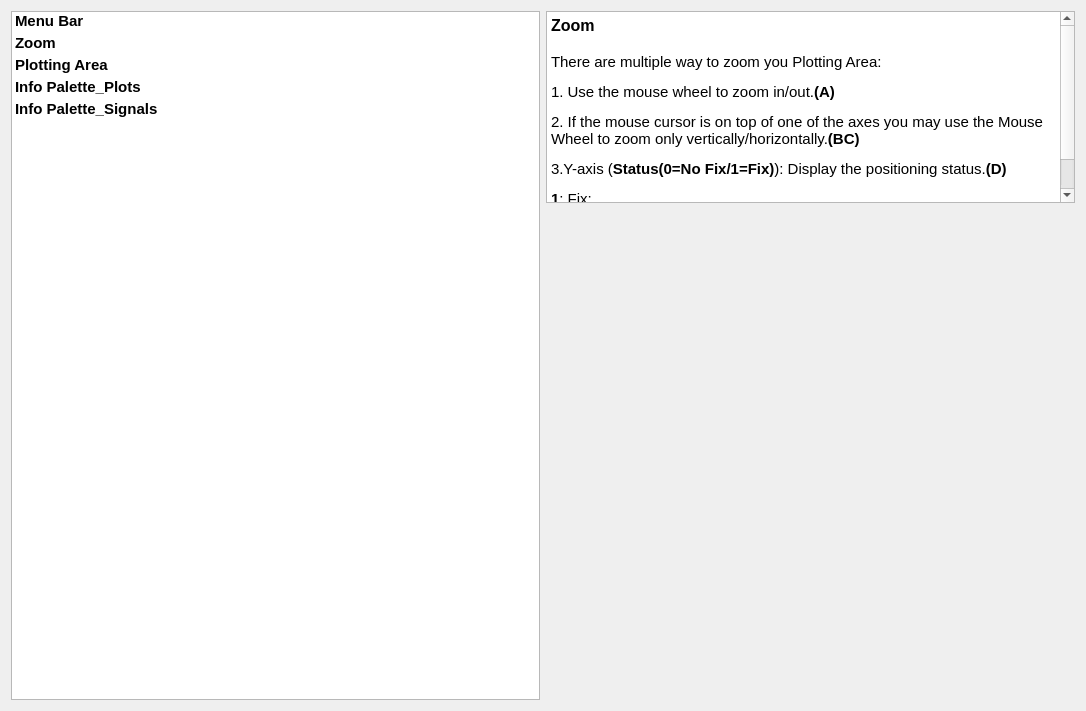
<?xml version="1.0" encoding="UTF-8"?>
<ui version="4.0">
 <class>infoDialog</class>
 <widget class="QDialog" name="infoDialog">
  <property name="geometry">
   <rect>
    <x>0</x>
    <y>0</y>
    <width>1086</width>
    <height>711</height>
   </rect>
  </property>
  <property name="windowTitle">
   <string>Dialog</string>
  </property>
  <layout class="QGridLayout" name="gridLayout">
   <item row="0" column="0">
    <widget class="QListWidget" name="listWidget">
     <property name="font">
      <font>
       <family>Arial</family>
       <pointsize>11</pointsize>
       <weight>75</weight>
       <bold>true</bold>
      </font>
     </property>
     <property name="verticalScrollBarPolicy">
      <enum>Qt::ScrollBarAsNeeded</enum>
     </property>
     <property name="horizontalScrollBarPolicy">
      <enum>Qt::ScrollBarAsNeeded</enum>
     </property>
     <property name="spacing">
      <number>2</number>
     </property>
     <property name="gridSize">
      <size>
       <width>196</width>
       <height>22</height>
      </size>
     </property>
     <item>
      <property name="text">
       <string>Menu Bar</string>
      </property>
     </item>
     <item>
      <property name="text">
       <string>Zoom</string>
      </property>
     </item>
     <item>
      <property name="text">
       <string>Plotting Area</string>
      </property>
     </item>
     <item>
      <property name="text">
       <string>Info Palette_Plots</string>
      </property>
     </item>
     <item>
      <property name="text">
       <string>Info Palette_Signals</string>
      </property>
     </item>
    </widget>
   </item>
   <item row="0" column="1">
    <widget class="QStackedWidget" name="stackedWidget">
     <property name="currentIndex">
      <number>1</number>
     </property>
     <widget class="QWidget" name="page_1">
      <property name="font">
       <font>
        <family>Arial</family>
       </font>
      </property>
      <layout class="QVBoxLayout" name="verticalLayout" stretch="0,1">
       <property name="leftMargin">
        <number>0</number>
       </property>
       <property name="topMargin">
        <number>0</number>
       </property>
       <property name="rightMargin">
        <number>0</number>
       </property>
       <property name="bottomMargin">
        <number>0</number>
       </property>
       <item>
        <widget class="QTextBrowser" name="textBrowser">
         <property name="html">
          <string>&lt;!DOCTYPE HTML PUBLIC &quot;-//W3C//DTD HTML 4.0//EN&quot; &quot;http://www.w3.org/TR/REC-html40/strict.dtd&quot;&gt;
&lt;html&gt;&lt;head&gt;&lt;meta name=&quot;qrichtext&quot; content=&quot;1&quot; /&gt;&lt;style type=&quot;text/css&quot;&gt;
p, li { white-space: pre-wrap; }
&lt;/style&gt;&lt;/head&gt;&lt;body style=&quot; font-family:'Arial'; font-size:9pt; font-weight:400; font-style:normal;&quot;&gt;
&lt;p style=&quot; margin-top:0px; margin-bottom:0px; margin-left:0px; margin-right:0px; -qt-block-indent:0; text-indent:0px;&quot;&gt;&lt;span style=&quot; font-family:'Arial','sans-serif'; font-size:12pt; font-weight:600;&quot;&gt;Menu Bar&lt;/span&gt;&lt;/p&gt;
&lt;p style=&quot;-qt-paragraph-type:empty; margin-top:0px; margin-bottom:0px; margin-left:0px; margin-right:0px; -qt-block-indent:0; text-indent:0px; font-family:'Ubuntu'; font-size:11pt;&quot;&gt;&lt;br /&gt;&lt;/p&gt;
&lt;p style=&quot; margin-top:0px; margin-bottom:0px; margin-left:0px; margin-right:0px; -qt-block-indent:0; text-indent:0px;&quot;&gt;&lt;span style=&quot; font-family:'Arial','sans-serif'; font-size:10.5pt; font-weight:600;&quot;&gt;File&lt;/span&gt;&lt;/p&gt;
&lt;p style=&quot; margin-top:0px; margin-bottom:0px; margin-left:0px; margin-right:0px; -qt-block-indent:0; text-indent:0px;&quot;&gt;&lt;span style=&quot; font-family:'Arial','sans-serif'; font-size:10.5pt; font-weight:600;&quot;&gt;Open File&lt;/span&gt;&lt;span style=&quot; font-family:'Arial','sans-serif'; font-size:10.5pt;&quot;&gt;: Opens the target file and trigger parsing.&lt;/span&gt;&lt;/p&gt;
&lt;p style=&quot; margin-top:0px; margin-bottom:0px; margin-left:0px; margin-right:0px; -qt-block-indent:0; text-indent:0px;&quot;&gt;&lt;span style=&quot; font-family:'Arial','sans-serif'; font-size:10.5pt; font-weight:600;&quot;&gt;Shortcut: Ctrl + O&lt;/span&gt;&lt;/p&gt;
&lt;p style=&quot; margin-top:0px; margin-bottom:0px; margin-left:0px; margin-right:0px; -qt-block-indent:0; text-indent:0px;&quot;&gt;&lt;span style=&quot; font-family:'Arial','sans-serif'; font-size:10.5pt; font-weight:600; font-style:italic;&quot;&gt;Note: &lt;/span&gt;&lt;span style=&quot; font-family:'Arial','sans-serif'; font-size:10.5pt;&quot;&gt;When the incoming log can not be parsed, it will pop-up a window to prompt file open error.&lt;/span&gt;&lt;span style=&quot; font-family:'SimSun';&quot;&gt; &lt;/span&gt;&lt;/p&gt;
&lt;p style=&quot; margin-top:0px; margin-bottom:0px; margin-left:0px; margin-right:0px; -qt-block-indent:0; text-indent:0px;&quot;&gt;&lt;span style=&quot; font-family:'Arial','sans-serif'; font-size:10.5pt; font-weight:600;&quot;&gt;Save&lt;/span&gt;&lt;span style=&quot; font-family:'Arial','sans-serif'; font-size:10.5pt;&quot;&gt;: Saves the current interface content to default path; &lt;/span&gt;&lt;span style=&quot; font-family:'Arial','sans-serif'; font-size:10.5pt; font-weight:600; font-style:italic;&quot;&gt;Note: &lt;/span&gt;&lt;a name=&quot;OLE_LINK7&quot;&gt;&lt;/a&gt;&lt;span style=&quot; font-family:'Arial','sans-serif'; font-size:10.5pt;&quot;&gt;S&lt;/span&gt;&lt;span style=&quot; font-family:'Arial','sans-serif'; font-size:10.5pt;&quot;&gt;ub-menu to provide different formats (PDF/BMP/JPG/PNG).&lt;/span&gt;&lt;/p&gt;
&lt;p style=&quot; margin-top:0px; margin-bottom:0px; margin-left:0px; margin-right:0px; -qt-block-indent:0; text-indent:0px;&quot;&gt;&lt;span style=&quot; font-family:'Arial','sans-serif'; font-size:10.5pt; font-weight:600;&quot;&gt;Save As&lt;/span&gt;&lt;span style=&quot; font-family:'Arial','sans-serif'; font-size:10.5pt;&quot;&gt;: Saves the current interface content to customize path; &lt;/span&gt;&lt;span style=&quot; font-family:'Arial','sans-serif'; font-size:10.5pt; font-weight:600; font-style:italic;&quot;&gt;Note: &lt;/span&gt;&lt;a name=&quot;OLE_LINK7&quot;&gt;&lt;/a&gt;&lt;span style=&quot; font-family:'Arial','sans-serif'; font-size:10.5pt;&quot;&gt;S&lt;/span&gt;&lt;span style=&quot; font-family:'Arial','sans-serif'; font-size:10.5pt;&quot;&gt;ub-menu to provide different formats (PDF/BMP/JPG/PNG).&lt;/span&gt;&lt;/p&gt;
&lt;p style=&quot;-qt-paragraph-type:empty; margin-top:0px; margin-bottom:0px; margin-left:0px; margin-right:0px; -qt-block-indent:0; text-indent:0px; font-family:'SimSun'; font-size:11pt;&quot;&gt;&lt;br /&gt;&lt;/p&gt;
&lt;p style=&quot; margin-top:0px; margin-bottom:0px; margin-left:0px; margin-right:0px; -qt-block-indent:0; text-indent:0px;&quot;&gt;&lt;span style=&quot; font-family:'Arial','sans-serif'; font-size:10.5pt; font-weight:600;&quot;&gt;View&lt;/span&gt;&lt;/p&gt;
&lt;p style=&quot; margin-top:0px; margin-bottom:0px; margin-left:0px; margin-right:0px; -qt-block-indent:0; text-indent:0px;&quot;&gt;&lt;span style=&quot; font-family:'Arial','sans-serif'; font-size:10.5pt; font-weight:600;&quot;&gt;Line Chart&lt;/span&gt;&lt;span style=&quot; font-family:'Arial','sans-serif'; font-size:10.5pt;&quot;&gt;: Converts the View to line plot.&lt;/span&gt;&lt;/p&gt;
&lt;p style=&quot; margin-top:0px; margin-bottom:0px; margin-left:0px; margin-right:0px; -qt-block-indent:0; text-indent:0px;&quot;&gt;&lt;span style=&quot; font-family:'Arial','sans-serif'; font-size:10.5pt; font-weight:600;&quot;&gt;Scatter Chart&lt;/span&gt;&lt;span style=&quot; font-family:'Arial','sans-serif'; font-size:10.5pt;&quot;&gt;: Converts the View to a &lt;/span&gt;&lt;a name=&quot;OLE_LINK37&quot;&gt;&lt;/a&gt;&lt;span style=&quot; font-family:'Arial','sans-serif'; font-size:10.5pt;&quot;&gt;S&lt;/span&gt;&lt;span style=&quot; font-family:'Arial','sans-serif'; font-size:10.5pt;&quot;&gt;catter plot.&lt;/span&gt;&lt;/p&gt;
&lt;p style=&quot;-qt-paragraph-type:empty; margin-top:0px; margin-bottom:0px; margin-left:0px; margin-right:0px; -qt-block-indent:0; text-indent:0px; font-family:'Arial','sans-serif'; font-size:10.5pt;&quot;&gt;&lt;br /&gt;&lt;/p&gt;
&lt;p style=&quot; margin-top:0px; margin-bottom:0px; margin-left:0px; margin-right:0px; -qt-block-indent:0; text-indent:0px;&quot;&gt;&lt;span style=&quot; font-family:'Arial','sans-serif'; font-size:10.5pt; font-weight:600;&quot;&gt;Setting&lt;/span&gt;&lt;/p&gt;
&lt;p style=&quot; margin-top:0px; margin-bottom:0px; margin-left:0px; margin-right:0px; -qt-block-indent:0; text-indent:0px;&quot;&gt;&lt;span style=&quot; font-family:'Arial','sans-serif'; font-size:10.5pt; font-weight:600;&quot;&gt;Filter options: &lt;/span&gt;&lt;span style=&quot; font-family:'Arial','sans-serif'; font-size:10.5pt;&quot;&gt;greater than or equal to the custom value for Elevation/Azimuth/SNR(C/No).&lt;br /&gt;Elevation range: 0-90.&lt;br /&gt;Azimuth range: 0-359.&lt;br /&gt;SNR(C/No) range: 0-99.&lt;br /&gt;&lt;/span&gt;&lt;span style=&quot; font-family:'Arial','sans-serif'; font-size:10.5pt; font-weight:600; font-style:italic;&quot;&gt;Note:&lt;/span&gt;&lt;span style=&quot; font-family:'Arial','sans-serif'; font-size:10.5pt;&quot;&gt; -1 means no filtering.&lt;/span&gt;&lt;/p&gt;
&lt;p style=&quot;-qt-paragraph-type:empty; margin-top:0px; margin-bottom:0px; margin-left:0px; margin-right:0px; -qt-block-indent:0; text-indent:0px; font-family:'Arial','sans-serif'; font-size:10.5pt; font-weight:600;&quot;&gt;&lt;br /&gt;&lt;/p&gt;
&lt;p style=&quot; margin-top:0px; margin-bottom:0px; margin-left:0px; margin-right:0px; -qt-block-indent:0; text-indent:0px;&quot;&gt;&lt;span style=&quot; font-family:'Arial','sans-serif'; font-size:10.5pt; font-weight:600;&quot;&gt;Help&lt;/span&gt;&lt;/p&gt;
&lt;p style=&quot; margin-top:0px; margin-bottom:0px; margin-left:0px; margin-right:0px; -qt-block-indent:0; text-indent:0px;&quot;&gt;&lt;span style=&quot; font-family:'Arial','sans-serif'; font-size:10.5pt; font-weight:600;&quot;&gt;Help…&lt;/span&gt;&lt;span style=&quot; font-family:'Arial','sans-serif'; font-size:10.5pt;&quot;&gt;: Gives a reference to this user guide.&lt;/span&gt;&lt;/p&gt;
&lt;p style=&quot; margin-top:0px; margin-bottom:0px; margin-left:0px; margin-right:0px; -qt-block-indent:0; text-indent:0px;&quot;&gt;&lt;span style=&quot; font-family:'Arial','sans-serif'; font-size:10.5pt; font-weight:600;&quot;&gt;About QGNSSLog&lt;/span&gt;&lt;span style=&quot; font-family:'Arial','sans-serif'; font-size:10.5pt;&quot;&gt;: Shows the about dialog with the current software version.&lt;/span&gt;&lt;/p&gt;&lt;/body&gt;&lt;/html&gt;</string>
         </property>
        </widget>
       </item>
       <item>
        <widget class="QLabel" name="labelImage_1">
         <property name="text">
          <string/>
         </property>
         <property name="alignment">
          <set>Qt::AlignHCenter|Qt::AlignTop</set>
         </property>
        </widget>
       </item>
      </layout>
     </widget>
     <widget class="QWidget" name="page_2">
      <layout class="QVBoxLayout" name="verticalLayout_2" stretch="0,1">
       <property name="leftMargin">
        <number>0</number>
       </property>
       <property name="topMargin">
        <number>0</number>
       </property>
       <property name="rightMargin">
        <number>0</number>
       </property>
       <property name="bottomMargin">
        <number>0</number>
       </property>
       <item>
        <widget class="QTextBrowser" name="textBrowser_2">
         <property name="font">
          <font>
           <family>Arial</family>
          </font>
         </property>
         <property name="html">
          <string>&lt;!DOCTYPE HTML PUBLIC &quot;-//W3C//DTD HTML 4.0//EN&quot; &quot;http://www.w3.org/TR/REC-html40/strict.dtd&quot;&gt;
&lt;html&gt;&lt;head&gt;&lt;meta name=&quot;qrichtext&quot; content=&quot;1&quot; /&gt;&lt;style type=&quot;text/css&quot;&gt;
p, li { white-space: pre-wrap; }
&lt;/style&gt;&lt;/head&gt;&lt;body style=&quot; font-family:'Arial'; font-size:9pt; font-weight:400; font-style:normal;&quot;&gt;
&lt;p style=&quot; margin-top:0px; margin-bottom:0px; margin-left:0px; margin-right:0px; -qt-block-indent:0; text-indent:0px;&quot;&gt;&lt;span style=&quot; font-family:'Arial','sans-serif'; font-size:12pt; font-weight:600;&quot;&gt;Zoom&lt;/span&gt;&lt;/p&gt;
&lt;p style=&quot;-qt-paragraph-type:empty; margin-top:0px; margin-bottom:0px; margin-left:0px; margin-right:0px; -qt-block-indent:0; text-indent:0px; font-family:'Ubuntu'; font-size:11pt;&quot;&gt;&lt;br /&gt;&lt;/p&gt;
&lt;p style=&quot; margin-top:0px; margin-bottom:0px; margin-left:0px; margin-right:0px; -qt-block-indent:0; text-indent:0px;&quot;&gt;&lt;span style=&quot; font-family:'Arial','sans-serif'; font-size:11pt;&quot;&gt;There are multiple way to zoom you Plotting Area:&lt;/span&gt;&lt;span style=&quot; font-family:'SimSun'; font-size:11pt;&quot;&gt; &lt;/span&gt;&lt;/p&gt;
&lt;p style=&quot; margin-top:12px; margin-bottom:12px; margin-left:0px; margin-right:0px; -qt-block-indent:0; text-indent:0px;&quot;&gt;&lt;span style=&quot; font-family:'Arial','sans-serif'; font-size:11pt;&quot;&gt;1. Use the mouse wheel to zoom in/out.&lt;/span&gt;&lt;span style=&quot; font-family:'Arial','sans-serif'; font-size:11pt; font-weight:600;&quot;&gt;(A)&lt;/span&gt;&lt;/p&gt;
&lt;p style=&quot; margin-top:12px; margin-bottom:12px; margin-left:0px; margin-right:0px; -qt-block-indent:0; text-indent:0px;&quot;&gt;&lt;span style=&quot; font-family:'Arial','sans-serif'; font-size:11pt;&quot;&gt;2. If the mouse cursor is on top of one of the axes you may use the Mouse Wheel to zoom only vertically/horizontally.&lt;/span&gt;&lt;span style=&quot; font-family:'Arial','sans-serif'; font-size:11pt; font-weight:600;&quot;&gt;(BC)&lt;/span&gt;&lt;/p&gt;
&lt;p style=&quot; margin-top:12px; margin-bottom:12px; margin-left:0px; margin-right:0px; -qt-block-indent:0; text-indent:0px;&quot;&gt;&lt;span style=&quot; font-family:'Arial','sans-serif'; font-size:11pt;&quot;&gt;3.Y-axis (&lt;/span&gt;&lt;span style=&quot; font-family:'Arial','sans-serif'; font-size:11pt; font-weight:600;&quot;&gt;Status(0=No Fix/1=Fix)&lt;/span&gt;&lt;span style=&quot; font-family:'Arial','sans-serif'; font-size:11pt;&quot;&gt;): Display the positioning status.&lt;/span&gt;&lt;span style=&quot; font-family:'Arial','sans-serif'; font-size:11pt; font-weight:600;&quot;&gt;(D)&lt;/span&gt;&lt;span style=&quot; font-family:'SimSun'; font-size:11pt;&quot;&gt; &lt;/span&gt;&lt;/p&gt;
&lt;p style=&quot; margin-top:12px; margin-bottom:12px; margin-left:0px; margin-right:0px; -qt-block-indent:0; text-indent:0px;&quot;&gt;&lt;span style=&quot; font-family:'Arial','sans-serif'; font-size:11pt; font-weight:600;&quot;&gt;1&lt;/span&gt;&lt;span style=&quot; font-family:'Arial','sans-serif'; font-size:11pt;&quot;&gt;: Fix;&lt;/span&gt;&lt;span style=&quot; font-family:'SimSun'; font-size:11pt;&quot;&gt; &lt;/span&gt;&lt;/p&gt;
&lt;p style=&quot; margin-top:12px; margin-bottom:12px; margin-left:0px; margin-right:0px; -qt-block-indent:0; text-indent:0px;&quot;&gt;&lt;span style=&quot; font-family:'Arial','sans-serif'; font-size:11pt; font-weight:600;&quot;&gt;0&lt;/span&gt;&lt;span style=&quot; font-family:'Arial','sans-serif'; font-size:11pt;&quot;&gt;: No Fix&lt;/span&gt;&lt;span style=&quot; font-family:'SimSun'; font-size:11pt;&quot;&gt; &lt;/span&gt;&lt;span style=&quot; font-family:'Arial','sans-serif'; font-size:11pt;&quot;&gt;Others: Invalid value.&lt;/span&gt;&lt;/p&gt;&lt;/body&gt;&lt;/html&gt;</string>
         </property>
        </widget>
       </item>
       <item>
        <widget class="QLabel" name="labelImage_2">
         <property name="text">
          <string/>
         </property>
         <property name="alignment">
          <set>Qt::AlignHCenter|Qt::AlignTop</set>
         </property>
        </widget>
       </item>
      </layout>
     </widget>
     <widget class="QWidget" name="page_3">
      <layout class="QVBoxLayout" name="verticalLayout_4" stretch="0,1">
       <property name="leftMargin">
        <number>0</number>
       </property>
       <property name="topMargin">
        <number>0</number>
       </property>
       <property name="rightMargin">
        <number>0</number>
       </property>
       <property name="bottomMargin">
        <number>0</number>
       </property>
       <item>
        <widget class="QTextBrowser" name="textBrowser_3">
         <property name="font">
          <font>
           <family>Arial</family>
          </font>
         </property>
         <property name="html">
          <string>&lt;!DOCTYPE HTML PUBLIC &quot;-//W3C//DTD HTML 4.0//EN&quot; &quot;http://www.w3.org/TR/REC-html40/strict.dtd&quot;&gt;
&lt;html&gt;&lt;head&gt;&lt;meta name=&quot;qrichtext&quot; content=&quot;1&quot; /&gt;&lt;style type=&quot;text/css&quot;&gt;
p, li { white-space: pre-wrap; }
&lt;/style&gt;&lt;/head&gt;&lt;body style=&quot; font-family:'Arial'; font-size:9pt; font-weight:400; font-style:normal;&quot;&gt;
&lt;p style=&quot; margin-top:0px; margin-bottom:0px; margin-left:0px; margin-right:0px; -qt-block-indent:0; text-indent:0px;&quot;&gt;&lt;a name=&quot;OLE_LINK1&quot;&gt;&lt;/a&gt;&lt;span style=&quot; font-family:'Arial','sans-serif'; font-size:12pt; font-weight:600;&quot;&gt;P&lt;/span&gt;&lt;span style=&quot; font-family:'Arial','sans-serif'; font-size:12pt; font-weight:600;&quot;&gt;lotting Area&lt;/span&gt;&lt;/p&gt;
&lt;p style=&quot; margin-top:0px; margin-bottom:0px; margin-left:0px; margin-right:0px; -qt-block-indent:0; text-indent:0px;&quot;&gt;&lt;span style=&quot; font-family:'SimSun'; font-size:11pt;&quot;&gt; &lt;/span&gt;&lt;/p&gt;
&lt;p style=&quot; margin-top:0px; margin-bottom:0px; margin-left:0px; margin-right:0px; -qt-block-indent:0; text-indent:0px;&quot;&gt;&lt;a name=&quot;OLE_LINK18&quot;&gt;&lt;/a&gt;&lt;span style=&quot; font-family:'Arial','sans-serif'; font-size:10.5pt; font-weight:600;&quot;&gt;C&lt;/span&gt;&lt;span style=&quot; font-family:'Arial','sans-serif'; font-size:10.5pt; font-weight:600;&quot;&gt;lear: &lt;/span&gt;&lt;span style=&quot; font-family:'Arial','sans-serif'; font-size:10.5pt;&quot;&gt;Right-clicks mouse &lt;/span&gt;&lt;a name=&quot;OLE_LINK22&quot;&gt;&lt;/a&gt;&lt;span style=&quot; font-family:'Arial','sans-serif'; font-size:10.5pt;&quot;&gt;o&lt;/span&gt;&lt;span style=&quot; font-family:'Arial','sans-serif'; font-size:10.5pt;&quot;&gt;n plotting area and choose &lt;/span&gt;&lt;span style=&quot; font-family:'Arial','sans-serif'; font-size:10.5pt; font-weight:600;&quot;&gt;Clear&lt;/span&gt;&lt;span style=&quot; font-family:'Arial','sans-serif'; font-size:10.5pt;&quot;&gt; to clear all data.&lt;/span&gt;&lt;/p&gt;
&lt;p style=&quot;-qt-paragraph-type:empty; margin-top:0px; margin-bottom:0px; margin-left:0px; margin-right:0px; -qt-block-indent:0; text-indent:0px; font-family:'Arial','sans-serif'; font-size:10.5pt;&quot;&gt;&lt;br /&gt;&lt;/p&gt;
&lt;p style=&quot; margin-top:0px; margin-bottom:0px; margin-left:0px; margin-right:0px; -qt-block-indent:0; text-indent:0px;&quot;&gt;&lt;span style=&quot; font-family:'Arial','sans-serif'; font-size:10.5pt; font-weight:600;&quot;&gt;Refresh: &lt;/span&gt;&lt;span style=&quot; font-family:'Arial','sans-serif'; font-size:10.5pt;&quot;&gt;Right-clicks mouse on plotting area and choose &lt;/span&gt;&lt;span style=&quot; font-family:'Arial','sans-serif'; font-size:10.5pt; font-weight:600;&quot;&gt;Refresh&lt;/span&gt;&lt;span style=&quot; font-family:'Arial','sans-serif'; font-size:10.5pt;&quot;&gt; to restore the original graph.&lt;/span&gt;&lt;/p&gt;
&lt;p style=&quot; margin-top:0px; margin-bottom:0px; margin-left:0px; margin-right:0px; -qt-block-indent:0; text-indent:0px;&quot;&gt;&lt;span style=&quot; font-family:'Arial','sans-serif'; font-size:10.5pt; font-weight:600;&quot;&gt;Shortcut: F5&lt;/span&gt;&lt;/p&gt;
&lt;p style=&quot;-qt-paragraph-type:empty; margin-top:0px; margin-bottom:0px; margin-left:0px; margin-right:0px; -qt-block-indent:0; text-indent:0px; font-family:'Arial','sans-serif'; font-size:10.5pt;&quot;&gt;&lt;br /&gt;&lt;/p&gt;
&lt;p style=&quot; margin-top:0px; margin-bottom:0px; margin-left:0px; margin-right:0px; -qt-block-indent:0; text-indent:0px;&quot;&gt;&lt;span style=&quot; font-family:'Arial','sans-serif'; font-size:10.5pt; font-weight:600;&quot;&gt;Comparison: &lt;/span&gt;&lt;a name=&quot;OLE_LINK28&quot;&gt;&lt;/a&gt;&lt;span style=&quot; font-family:'Arial','sans-serif'; font-size:10.5pt;&quot;&gt;R&lt;/span&gt;&lt;span style=&quot; font-family:'Arial','sans-serif'; font-size:10.5pt;&quot;&gt;ight-clicks mouse on plotting area and check/cancel &lt;/span&gt;&lt;span style=&quot; font-family:'Arial','sans-serif'; font-size:10.5pt; font-weight:600;&quot;&gt;Comparison.&lt;/span&gt;&lt;/p&gt;
&lt;p style=&quot; margin-top:0px; margin-bottom:0px; margin-left:0px; margin-right:0px; -qt-block-indent:0; text-indent:0px;&quot;&gt;&lt;span style=&quot; font-family:'Arial','sans-serif'; font-size:10.5pt; font-weight:600; font-style:italic;&quot;&gt;Note&lt;/span&gt;&lt;span style=&quot; font-family:'Arial','sans-serif'; font-size:10.5pt; font-style:italic;&quot;&gt;:  &lt;/span&gt;&lt;/p&gt;
&lt;p style=&quot; margin-top:0px; margin-bottom:0px; margin-left:0px; margin-right:0px; -qt-block-indent:0; text-indent:0px;&quot;&gt;&lt;span style=&quot; font-family:'Wingdings';&quot;&gt;l&lt;/span&gt;&lt;span style=&quot; font-family:'Times New Roman'; font-size:7pt;&quot;&gt; &lt;/span&gt;&lt;span style=&quot; font-family:'Arial','sans-serif'; font-size:11pt;&quot;&gt;The default state is the checked;&lt;/span&gt;&lt;/p&gt;
&lt;p style=&quot; margin-top:0px; margin-bottom:0px; margin-left:0px; margin-right:0px; -qt-block-indent:0; text-indent:0px;&quot;&gt;&lt;span style=&quot; font-family:'Wingdings';&quot;&gt;l&lt;/span&gt;&lt;span style=&quot; font-family:'Times New Roman'; font-size:7pt;&quot;&gt; &lt;/span&gt;&lt;span style=&quot; font-family:'Arial','sans-serif'; font-size:10.5pt;&quot;&gt;The tooltip window next to the black dotted line that the mouse moves on the interface is the data of each frequency band of each frame.&lt;/span&gt;&lt;/p&gt;&lt;/body&gt;&lt;/html&gt;</string>
         </property>
        </widget>
       </item>
       <item>
        <widget class="QLabel" name="labelImage_3">
         <property name="text">
          <string/>
         </property>
         <property name="alignment">
          <set>Qt::AlignHCenter|Qt::AlignTop</set>
         </property>
        </widget>
       </item>
      </layout>
     </widget>
     <widget class="QWidget" name="page_4">
      <layout class="QVBoxLayout" name="verticalLayout_5" stretch="0,1">
       <property name="leftMargin">
        <number>0</number>
       </property>
       <property name="topMargin">
        <number>0</number>
       </property>
       <property name="rightMargin">
        <number>0</number>
       </property>
       <property name="bottomMargin">
        <number>0</number>
       </property>
       <item>
        <widget class="QTextBrowser" name="textBrowser_4">
         <property name="font">
          <font>
           <family>Arial</family>
          </font>
         </property>
         <property name="html">
          <string>&lt;!DOCTYPE HTML PUBLIC &quot;-//W3C//DTD HTML 4.0//EN&quot; &quot;http://www.w3.org/TR/REC-html40/strict.dtd&quot;&gt;
&lt;html&gt;&lt;head&gt;&lt;meta name=&quot;qrichtext&quot; content=&quot;1&quot; /&gt;&lt;style type=&quot;text/css&quot;&gt;
p, li { white-space: pre-wrap; }
&lt;/style&gt;&lt;/head&gt;&lt;body style=&quot; font-family:'Arial'; font-size:9pt; font-weight:400; font-style:normal;&quot;&gt;
&lt;p style=&quot; margin-top:0px; margin-bottom:0px; margin-left:0px; margin-right:0px; -qt-block-indent:0; text-indent:0px;&quot;&gt;&lt;span style=&quot; font-family:'Arial','sans-serif'; font-size:12pt; font-weight:600;&quot;&gt;Info Palette_Plots&lt;/span&gt;&lt;/p&gt;
&lt;p style=&quot;-qt-paragraph-type:empty; margin-top:0px; margin-bottom:0px; margin-left:0px; margin-right:0px; -qt-block-indent:0; text-indent:0px; font-family:'SimSun'; font-size:12pt; font-weight:600;&quot;&gt;&lt;br /&gt;&lt;/p&gt;
&lt;p style=&quot; margin-top:0px; margin-bottom:0px; margin-left:0px; margin-right:0px; -qt-block-indent:0; text-indent:0px;&quot;&gt;&lt;span style=&quot; font-family:'Arial','sans-serif'; font-size:10.5pt;&quot;&gt;The system time is displayed below the “&lt;/span&gt;&lt;span style=&quot; font-family:'Arial','sans-serif'; font-size:10.5pt; font-weight:600;&quot;&gt;Plots&lt;/span&gt;&lt;span style=&quot; font-family:'Arial','sans-serif'; font-size:10.5pt;&quot;&gt;” tab menu, and there are &amp;quot;C/No&amp;quot;, &amp;quot;View&amp;quot; and &amp;quot;Used” radio switching buttons; the data displaying area displays the frequency band data existing in the log.&lt;/span&gt;&lt;/p&gt;
&lt;p style=&quot; margin-top:0px; margin-bottom:0px; margin-left:0px; margin-right:0px; -qt-block-indent:0; text-indent:0px;&quot;&gt;&lt;span style=&quot; font-family:'Arial','sans-serif'; font-size:10.5pt; font-weight:600; font-style:italic;&quot;&gt;Note: &lt;/span&gt;&lt;span style=&quot; font-family:'Arial','sans-serif'; font-size:10.5pt;&quot;&gt;You can right-clickismouse on data area and click &lt;/span&gt;&lt;span style=&quot; font-family:'Arial','sans-serif'; font-size:10.5pt; font-weight:600;&quot;&gt;Perfect&lt;/span&gt;&lt;span style=&quot; font-family:'Arial','sans-serif'; font-size:10.5pt;&quot;&gt; to copy all the data to the clipboard.&lt;/span&gt;&lt;/p&gt;
&lt;p style=&quot; margin-top:0px; margin-bottom:0px; margin-left:0px; margin-right:0px; -qt-block-indent:0; text-indent:0px;&quot;&gt;&lt;span style=&quot; font-family:'Arial','sans-serif'; font-size:10.5pt; font-weight:600;&quot;&gt;Shortcut: Ctrl + C&lt;/span&gt;&lt;/p&gt;
&lt;p style=&quot;-qt-paragraph-type:empty; margin-top:0px; margin-bottom:0px; margin-left:0px; margin-right:0px; -qt-block-indent:0; text-indent:0px; font-family:'SimSun';&quot;&gt;&lt;br /&gt;&lt;/p&gt;&lt;/body&gt;&lt;/html&gt;</string>
         </property>
        </widget>
       </item>
       <item>
        <widget class="QLabel" name="labelImage_4">
         <property name="text">
          <string/>
         </property>
         <property name="alignment">
          <set>Qt::AlignHCenter|Qt::AlignTop</set>
         </property>
        </widget>
       </item>
      </layout>
     </widget>
     <widget class="QWidget" name="page_5">
      <layout class="QVBoxLayout" name="verticalLayout_6" stretch="0,1">
       <property name="leftMargin">
        <number>0</number>
       </property>
       <property name="topMargin">
        <number>0</number>
       </property>
       <property name="rightMargin">
        <number>0</number>
       </property>
       <property name="bottomMargin">
        <number>0</number>
       </property>
       <item>
        <widget class="QTextBrowser" name="textBrowser_5">
         <property name="font">
          <font>
           <family>Arial</family>
          </font>
         </property>
         <property name="horizontalScrollBarPolicy">
          <enum>Qt::ScrollBarAsNeeded</enum>
         </property>
         <property name="html">
          <string>&lt;!DOCTYPE HTML PUBLIC &quot;-//W3C//DTD HTML 4.0//EN&quot; &quot;http://www.w3.org/TR/REC-html40/strict.dtd&quot;&gt;
&lt;html&gt;&lt;head&gt;&lt;meta name=&quot;qrichtext&quot; content=&quot;1&quot; /&gt;&lt;style type=&quot;text/css&quot;&gt;
p, li { white-space: pre-wrap; }
&lt;/style&gt;&lt;/head&gt;&lt;body style=&quot; font-family:'Arial'; font-size:9pt; font-weight:400; font-style:normal;&quot;&gt;
&lt;p style=&quot; margin-top:12px; margin-bottom:12px; margin-left:0px; margin-right:0px; -qt-block-indent:0; text-indent:0px;&quot;&gt;&lt;span style=&quot; font-family:'Arial','sans-serif'; font-size:12pt; font-weight:600;&quot;&gt;Info Palette_Signals&lt;/span&gt;&lt;span style=&quot; font-family:'SimSun';&quot;&gt; &lt;/span&gt;&lt;/p&gt;
&lt;p style=&quot; margin-top:12px; margin-bottom:12px; margin-left:0px; margin-right:0px; -qt-block-indent:0; text-indent:0px;&quot;&gt;&lt;span style=&quot; font-family:'Arial','sans-serif'; font-size:11pt; font-weight:600;&quot;&gt;Enable: &lt;/span&gt;&lt;span style=&quot; font-family:'Arial','sans-serif'; font-size:11pt;&quot;&gt;check/cancel all frequency bands.&lt;/span&gt;&lt;/p&gt;
&lt;p style=&quot; margin-top:12px; margin-bottom:12px; margin-left:0px; margin-right:0px; -qt-block-indent:0; text-indent:0px;&quot;&gt;&lt;span style=&quot; font-family:'Arial','sans-serif'; font-size:11pt; font-weight:600;&quot;&gt;Threshold:&lt;/span&gt;&lt;span style=&quot; font-family:'Arial','sans-serif'; font-size:11pt;&quot;&gt; check/cancel the alarm line.&lt;/span&gt;&lt;/p&gt;
&lt;p style=&quot; margin-top:12px; margin-bottom:12px; margin-left:0px; margin-right:0px; -qt-block-indent:0; text-indent:0px;&quot;&gt;&lt;span style=&quot; font-family:'Arial','sans-serif'; font-size:11pt; font-weight:600;&quot;&gt;Total Average:&lt;/span&gt;&lt;span style=&quot; font-family:'Arial','sans-serif'; font-size:11pt;&quot;&gt; check/cancel the sum line.&lt;/span&gt;&lt;/p&gt;
&lt;p style=&quot; margin-top:12px; margin-bottom:12px; margin-left:0px; margin-right:0px; -qt-block-indent:0; text-indent:0px;&quot;&gt;&lt;span style=&quot; font-family:'Arial','sans-serif'; font-size:11pt; font-weight:600;&quot;&gt;Status:&lt;/span&gt;&lt;span style=&quot; font-family:'Arial','sans-serif'; font-size:11pt;&quot;&gt; check/cancel locates the status line.&lt;/span&gt;&lt;span style=&quot; font-family:'SimSun'; font-size:11pt;&quot;&gt; &lt;/span&gt;&lt;/p&gt;
&lt;p style=&quot; margin-top:12px; margin-bottom:12px; margin-left:0px; margin-right:0px; -qt-block-indent:0; text-indent:0px;&quot;&gt;&lt;span style=&quot; font-family:'Arial','sans-serif'; font-size:11pt; font-weight:600;&quot;&gt;GPS/GLONASS/Galileo/BDS/QZSS/NAVIC/SBAS&lt;/span&gt;&lt;span style=&quot; font-family:'Arial','sans-serif'; font-size:11pt;&quot;&gt; represent all the frequency bands it owns, and the gray frames mean the frequency bands are not supported in this log.&lt;/span&gt;&lt;span style=&quot; font-family:'SimSun'; font-size:11pt;&quot;&gt; &lt;/span&gt;&lt;/p&gt;
&lt;p style=&quot; margin-top:12px; margin-bottom:12px; margin-left:0px; margin-right:0px; -qt-block-indent:0; text-indent:0px;&quot;&gt;&lt;span style=&quot; font-family:'Arial','sans-serif'; font-size:11pt; font-weight:600; font-style:italic;&quot;&gt;Note:&lt;/span&gt;&lt;span style=&quot; font-family:'SimSun'; font-size:11pt;&quot;&gt; &lt;/span&gt;&lt;/p&gt;
&lt;p style=&quot; margin-top:12px; margin-bottom:12px; margin-left:0px; margin-right:0px; -qt-block-indent:0; text-indent:0px;&quot;&gt;&lt;span style=&quot; font-family:'Wingdings'; font-size:11pt;&quot;&gt;l&lt;/span&gt;&lt;span style=&quot; font-family:'Arial','sans-serif'; font-size:11pt;&quot;&gt; In &lt;/span&gt;&lt;span style=&quot; font-family:'Arial','sans-serif'; font-size:11pt; font-weight:600;&quot;&gt;C/No&lt;/span&gt;&lt;span style=&quot; font-family:'Arial','sans-serif'; font-size:11pt;&quot;&gt; chart, there no &lt;/span&gt;&lt;span style=&quot; font-family:'Arial','sans-serif'; font-size:11pt; font-weight:600;&quot;&gt;Total Average&lt;/span&gt;&lt;span style=&quot; font-family:'Arial','sans-serif'; font-size:11pt;&quot;&gt; line.&lt;/span&gt;&lt;span style=&quot; font-family:'SimSun'; font-size:11pt;&quot;&gt; &lt;/span&gt;&lt;/p&gt;
&lt;p style=&quot; margin-top:12px; margin-bottom:12px; margin-left:0px; margin-right:0px; -qt-block-indent:0; text-indent:0px;&quot;&gt;&lt;span style=&quot; font-family:'Wingdings'; font-size:11pt;&quot;&gt;l&lt;/span&gt;&lt;span style=&quot; font-family:'Arial','sans-serif'; font-size:11pt;&quot;&gt; In the &lt;/span&gt;&lt;span style=&quot; font-family:'Arial','sans-serif'; font-size:11pt; font-weight:600;&quot;&gt;C/No&lt;/span&gt;&lt;span style=&quot; font-family:'Arial','sans-serif'; font-size:11pt;&quot;&gt; chart, &lt;/span&gt;&lt;span style=&quot; font-family:'Arial','sans-serif'; font-size:11pt; font-weight:600;&quot;&gt;Threshold&lt;/span&gt;&lt;span style=&quot; font-family:'Arial','sans-serif'; font-size:11pt;&quot;&gt; represents an alarm value of &lt;/span&gt;&lt;span style=&quot; font-family:'Arial','sans-serif'; font-size:11pt; font-weight:600;&quot;&gt;35&lt;/span&gt;&lt;span style=&quot; font-family:'Arial','sans-serif'; font-size:11pt;&quot;&gt;;&lt;/span&gt;&lt;/p&gt;
&lt;p style=&quot; margin-top:12px; margin-bottom:12px; margin-left:0px; margin-right:0px; -qt-block-indent:0; text-indent:0px;&quot;&gt;&lt;span style=&quot; font-family:'Arial','sans-serif'; font-size:11pt;&quot;&gt;in the &lt;/span&gt;&lt;span style=&quot; font-family:'Arial','sans-serif'; font-size:11pt; font-weight:600;&quot;&gt;View&lt;/span&gt;&lt;span style=&quot; font-family:'Arial','sans-serif'; font-size:11pt;&quot;&gt; and the &lt;/span&gt;&lt;span style=&quot; font-family:'Arial','sans-serif'; font-size:11pt; font-weight:600;&quot;&gt;Used&lt;/span&gt;&lt;span style=&quot; font-family:'Arial','sans-serif'; font-size:11pt;&quot;&gt; chart, it represents an alarm value of &lt;/span&gt;&lt;span style=&quot; font-family:'Arial','sans-serif'; font-size:11pt; font-weight:600;&quot;&gt;4&lt;/span&gt;&lt;span style=&quot; font-family:'Arial','sans-serif'; font-size:11pt;&quot;&gt;.&lt;/span&gt;&lt;span style=&quot; font-family:'SimSun'; font-size:11pt;&quot;&gt; &lt;/span&gt;&lt;/p&gt;&lt;/body&gt;&lt;/html&gt;</string>
         </property>
        </widget>
       </item>
       <item>
        <widget class="QLabel" name="labelImage_5">
         <property name="text">
          <string/>
         </property>
         <property name="alignment">
          <set>Qt::AlignHCenter|Qt::AlignTop</set>
         </property>
        </widget>
       </item>
      </layout>
     </widget>
    </widget>
   </item>
  </layout>
 </widget>
 <resources/>
 <connections/>
</ui>
